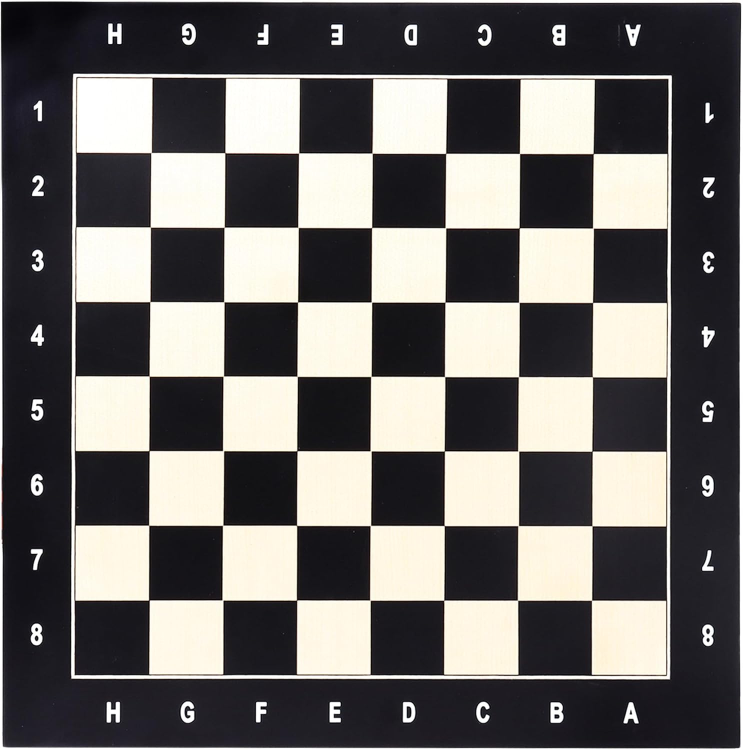
#> input picture chessboard_sample.jpg, 1485 x 1500 px (shown at 1/2 size)
$ python hw3_b.py chessboard_sample.jpg
#> lines starting #> are read from the running program, lines starting #| are printed output that depends on the picture; after the words box and inside, x2 and y2 are one past the last pixel; in counts of white or black regions, pixels touching at a corner belong together
import cv2
import sys
import numpy as np
import math

def find_objects_and_properties(img_path):
#> called with img_path = 'chessboard_sample.jpg'
    img = cv2.imread(img_path, cv2.IMREAD_UNCHANGED)
#> img is the input picture: shape (1500, 1485, 3); mean B, G, R 103.8, 105.5, 108
    if img is None:
        print(f"Error: Image not found at {img_path}")
        return

    hsv_image = cv2.cvtColor(img, cv2.COLOR_BGR2HSV)
#> hsv_image: shape (1500, 1485, 3); mean H, S, V 87.6, 36.9, 110.6

    # --- Create color ranges ---
    # These are the HSV ranges I found worked in the last step.
    # You can also tweak them further if needed.
    # But do it carefully to avoid losing accuracy !!!!
    color_ranges = {
        'red1': (np.array([0, 130, 60]), np.array([10, 200, 150])),
        'red2': (np.array([170, 50, 70]), np.array([180, 100, 200])),
        'green': (np.array([50, 50, 50]), np.array([70, 180, 255])),
        'blue': (np.array([90, 60, 30]), np.array([130, 255, 200])),
        'yellow': (np.array([10, 80, 100]), np.array([40, 200, 255])),
        'white_gray': (np.array([0, 0, 60]), np.array([180, 90, 255])),
    }

    # For red channel, we need to combine two ranges.
    combined_mask = np.zeros(img.shape[:2], dtype="uint8")

    # --- Create masks ---
    # Iterate through each color range and create masks.
    # Reference: https://steam.oxxostudio.tw/category/python/ai/opencv-inrange.html
    # Reference: https://docs.opencv.org/4.x/df/d9d/tutorial_py_colorspaces.html
    for color_name, (lower, upper) in color_ranges.items():
        mask = cv2.inRange(hsv_image, lower, upper)

        if color_name == 'red1':
            mask_red2 = cv2.inRange(hsv_image, color_ranges['red2'][0], color_ranges['red2'][1])
            mask = cv2.bitwise_or(mask, mask_red2)
        elif color_name == 'red2':
            continue

        combined_mask = cv2.bitwise_or(combined_mask, mask)
#> this loop made 6 passes
#> pass 1, in find_objects_and_properties, `mask_red2 = cv2.inRange(hsv_image, color_ranges['red2'][0], color_rang..`:
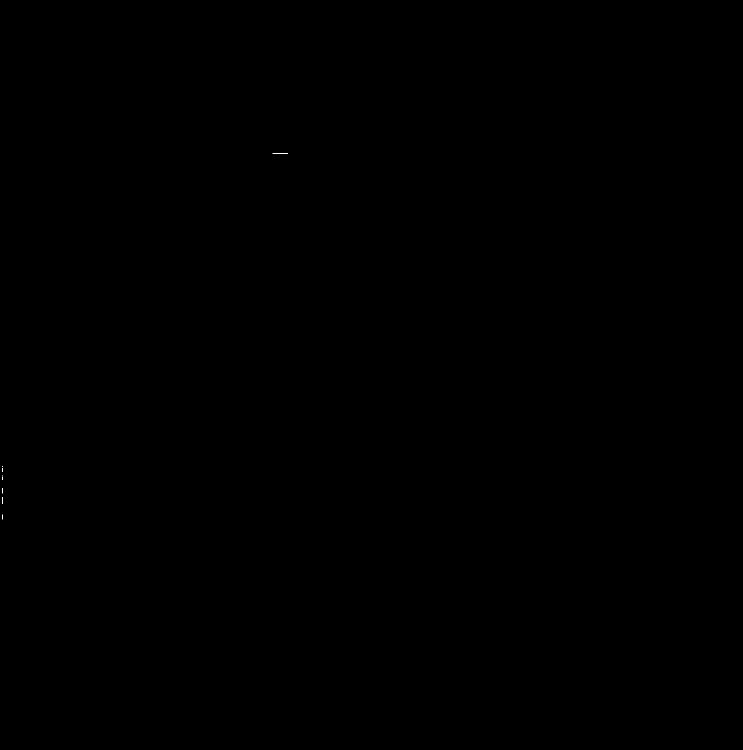
#> mask_red2: shape (1500, 1485) (shown at 1/2 size); 0% white in thin lines or dots, all inside (x1, y1, x2, y2) = (4, 307, 576, 1039)
#> after the loop:
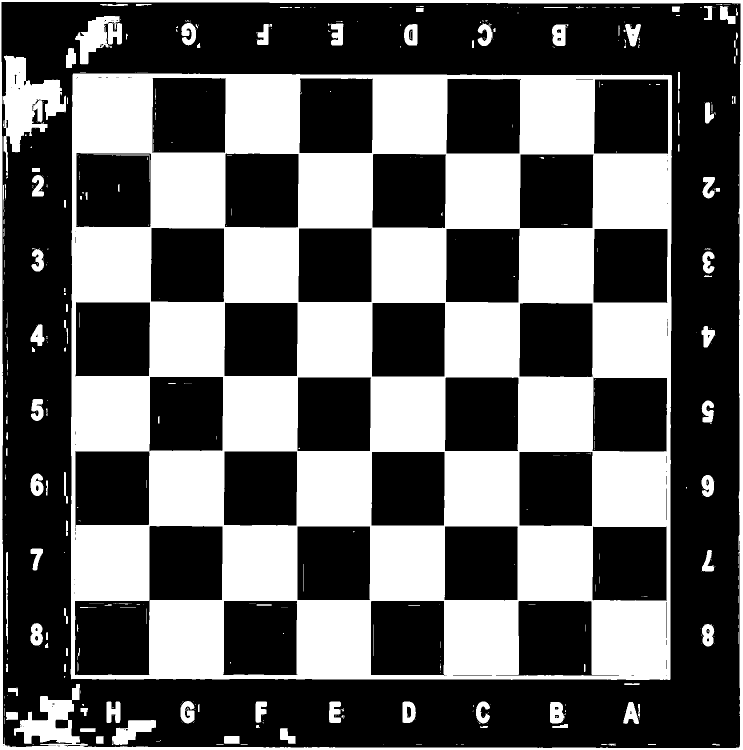
#> combined_mask: shape (1500, 1485) (shown at 1/2 size); 38.6% white; 597 white regions (452 under 20 px), largest, box (x1, y1, x2, y2) and area: (141, 147, 1344, 1360) 763637, (0, 0, 1485, 1500) 40275, (5, 110, 132, 344) 12789

    # Two-stage morphology (erode -> dilation then dilation -> erode)
    kernel_open = np.ones((3, 3), np.uint8) # Setup kernel for morphology operations, the more the stronger.
    mask_opened = cv2.morphologyEx(combined_mask, cv2.MORPH_OPEN, kernel_open) # Remove noise: erode -> dilation
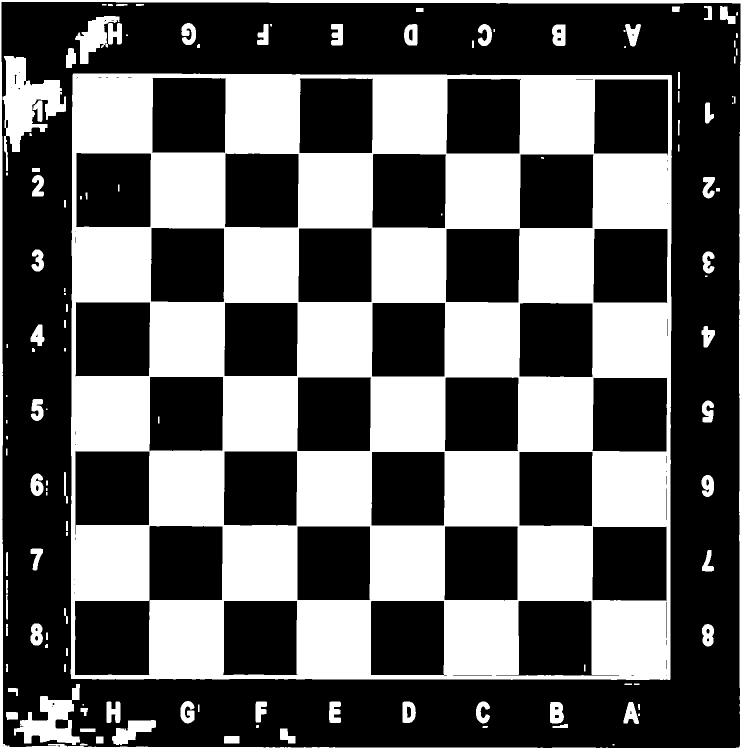
#> mask_opened: shape (1500, 1485) (shown at 1/2 size); 38.4% white; 124 white regions (16 under 20 px), largest, box (x1, y1, x2, y2) and area: (141, 147, 1344, 1360) 763571, (0, 0, 1485, 1500) 33034, (5, 112, 132, 342) 12134
    kernel_close = np.ones((7, 7), np.uint8) # Larger kernel to fill holes, the more the stronger.
    cleaned_mask = cv2.morphologyEx(mask_opened, cv2.MORPH_CLOSE, kernel_close) # Fill holes: dilation -> erode
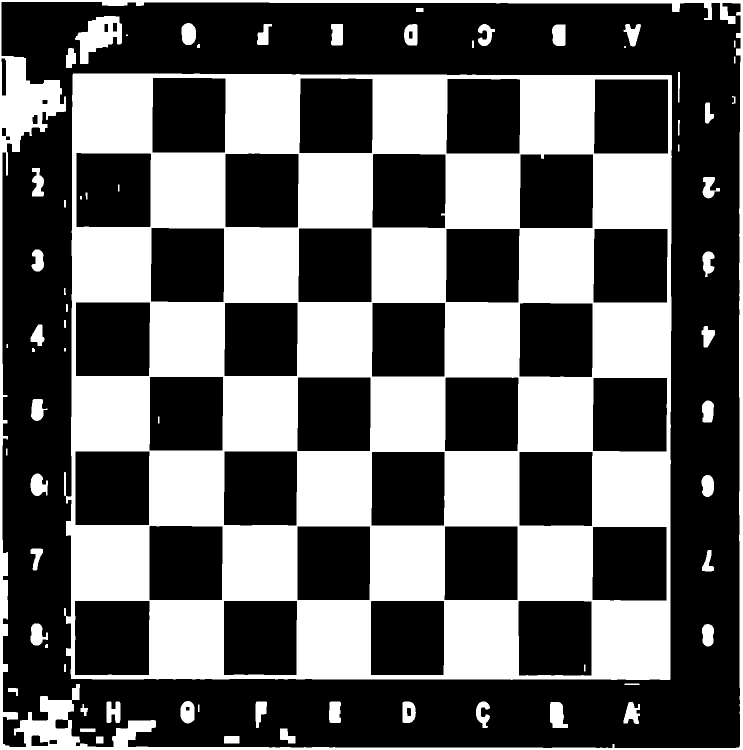
#> cleaned_mask: shape (1500, 1485) (shown at 1/2 size); 38.7% white; 68 white regions (2 under 20 px)

    # Find contours (keep CHAIN_APPROX_NONE)
    # Use RETR_EXTERNAL to get only outer contours.
    # Use CHAIN_APPROX_NONE to keep all contour points. (high accuracy but memory consuming)
    # Reference: https://docs.opencv.org/4.x/d4/d73/tutorial_py_contours_begin.html
    # Reference: https://chtseng.wordpress.com/2016/12/05/opencv-contour%E8%BC%AA%E5%BB%93/
    contours, _ = cv2.findContours(cleaned_mask, cv2.RETR_EXTERNAL,
                                   cv2.CHAIN_APPROX_NONE)
#> contours = 1 contour; box (x1, y1, x2, y2) and area: (0, 0, 1485, 1500) 2224516

    output_image = img.copy()

    print("--- Part B: Detection result ---")

    # Store detected results
    detected_results = []

    for i, cnt in enumerate(contours):
        if cv2.contourArea(cnt) < 400: # Filter small contours, it's important to avoid noise.
            continue

        M = cv2.moments(cnt)
        if M["m00"] == 0:
            continue

        # Calculate centroid
        cX = M["m10"] / M["m00"]
        cY = M["m01"] / M["m00"]

        # Fit ellipse to get orientation
        if len(cnt) < 50:
            continue

        ellipse = cv2.fitEllipse(cnt)
        angle_deg = ellipse[2] # Angle in degrees(0-180)
        angle_rad = angle_deg * math.pi / 180.0

        detected_results.append({
            'id': -1,
            'centroid': (cX, cY),
            'angle_deg': angle_deg if angle_deg <= 90 else angle_deg - 90,
            'angle_rad': angle_rad
        })
#> this loop made 1 pass
#> (cX, cY, ellipse, angle_deg, angle_rad) on pass 1: (742, 749.5, ((742, 749.5), (1754.8, 1774.8), 0), 0, 0)
#> after the loop, detected_results = 1 item

    # Sort detected results by x-coordinate of centroid

    # PDF IDs and their expected centroid positions
    pdf_ids = {
        0: (170, 216), # Red
        1: (364, 208), # White
        2: (387, 91),  # Blue
        3: (163, 94),  # Green
        4: (245, 57)   # Yellow
    }

    final_objects = [None] * 5

    for obj in detected_results:
        min_dist = float('inf')
        best_id = -1

        for pdf_id, pdf_centroid in pdf_ids.items():
            dist = math.sqrt((obj['centroid'][0] - pdf_centroid[0])**2 + (obj['centroid'][1] - pdf_centroid[1])**2)

            if dist < min_dist and dist < 50:
                min_dist = dist
                best_id = pdf_id

        if best_id != -1 and final_objects[best_id] is None:
             obj['id'] = best_id
             final_objects[best_id] = obj
        else:
             pass
#> this loop made 1 pass
#> after the loop, final_objects = 5 items

    # Draw results
    for obj in final_objects:
        if obj is None:
            continue

        i = obj['id']
        cX, cY = obj['centroid']
        angle_deg = obj['angle_deg']
        angle_rad = obj['angle_rad']

        # Indicate centroid and orientation
        cv2.circle(output_image, (int(cX), int(cY)), 3, (0, 0, 255), -1)

        length = 100
        dx_std = int(length * math.cos(angle_rad))
        dy_std = int(length * math.sin(angle_rad))

        p1 = (int(cX - dx_std), int(cY - dy_std))
        p2 = (int(cX + dx_std), int(cY + dy_std))

        cv2.line(output_image, p1, p2, (255, 0, 0), 1)

        text = f"ID {i}: Centroid ({cX:.2f}, {cY:.2f}), Angle {angle_deg:.2f}"
        print(text)

        cv2.putText(output_image, f"ID {i}",
                    (int(cX) - 20, int(cY) - 20),
                    cv2.FONT_HERSHEY_SIMPLEX,
                    0.8, (255, 255, 255), 2)
#> this loop made 5 passes

    # Show final output
    while True:
        try:
            cv2.imshow("Part B Result (Fixed 13 - Press 'q' to exit)", output_image)
            cv2.imshow("Cleaned Mask (Debug)", cleaned_mask)
            key = cv2.waitKey(1)
#> (key q is pressed here)
            if key == ord("q") or key == 27:
                break
        except KeyboardInterrupt:
            break
    cv2.destroyAllWindows()

if __name__ == "__main__":
    if len(sys.argv) != 2:
        print("Usage: python3 hw3_b.py <input image>")
        sys.exit(1)
    find_objects_and_properties(sys.argv[1])

$ run again, on cubes.png
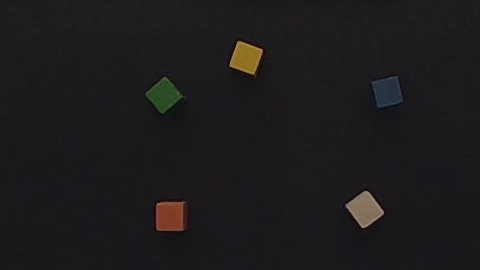
#> input picture cubes.png, 480 x 270 px
#> in find_objects_and_properties, img is the input picture: shape (270, 480, 3); mean B, G, R 28.7, 27.6, 28.8
#> hsv_image: shape (270, 480, 3); mean H, S, V 101.5, 23.2, 30.4
#> the loop in find_objects_and_properties, `for color_name, (lower, upper) in color_ranges.items():` made 6 passes
#> pass 1, in find_objects_and_properties, `mask = cv2.inRange(hsv_image, lower, upper)`:
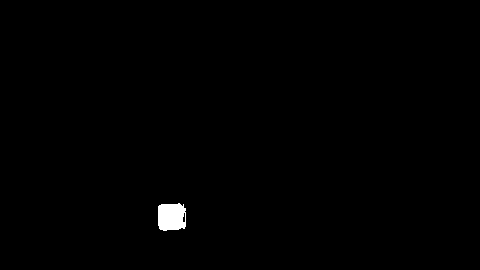
#> mask: shape (270, 480); 0.53% white; 1 white region, box (x1, y1, x2, y2) and area: (158, 203, 186, 231) 688
#> mask_opened: shape (270, 480); 2.8% white; 5 white regions, box (x1, y1, x2, y2) and area: (346, 191, 384, 228) 841, (371, 77, 404, 108) 780, (146, 78, 181, 113) 724, (230, 41, 263, 74) 674, (158, 204, 186, 231) 672
#> cleaned_mask: shape (270, 480); 2.9% white; 5 white regions
#> contours = 5 contours; box (x1, y1, x2, y2) and area: (346, 191, 384, 228) 794, (371, 77, 404, 108) 730, (230, 41, 263, 74) 682, (146, 78, 181, 113) 680, (158, 204, 186, 231) 628
#> the loop in find_objects_and_properties, `for i, cnt in enumerate(contours):` made 5 passes
#> (cX, cY, ellipse, angle_deg, angle_rad) on passes 1 to 5: (170.8, 216.6, ((170.9, 216.6), (28.45, 29.8), 89.43), 89.43, 1.56), (364.5, 208.8, ((364.5, 208.9), (31.33, 34.74), 137.4), 137.4, 2.4), (163.1, 94.79, ((163.1, 94.83), (30.21, 30.79), 50.23), 50.23, 0.877), (387.5, 91.82, ((387.3, 91.85), (30.69, 32.82), 73.6), 73.6, 1.28), (245.7, 57.24, ((245.6, 57.15), (30.59, 31.05), 22.35), 22.35, 0.39)
#> after the loop in find_objects_and_properties, `for i, cnt in enumerate(contours):`: detected_results = 5 items
#> the loop in find_objects_and_properties, `for obj in detected_results:` made 5 passes
#> the loop in find_objects_and_properties, `for obj in final_objects:` made 5 passes
#> (cX, cY, angle_deg, angle_rad, dx_std, dy_std, p1, p2) on passes 1 to 5: (170.8, 216.6, 89.43, 1.56, 1, 99, (169, 117), (171, 315)), (364.5, 208.8, 47.42, 2.4, -73, 67, (437, 141), (291, 275)), (387.5, 91.82, 73.6, 1.28, 28, 95, (359, -3), (415, 186)), (163.1, 94.79, 50.23, 0.877, 63, 76, (100, 18), (226, 170)), (245.7, 57.24, 22.35, 0.39, 92, 38, (153, 19), (337, 95))
#> (printed output is left out)
#> after the loop in find_objects_and_properties, `for obj in final_objects:`:
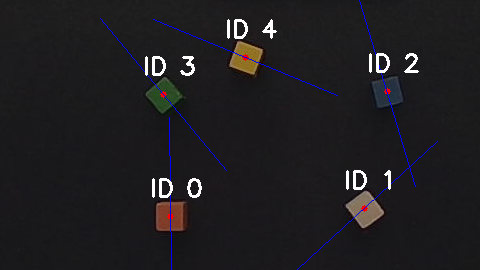
#> output_image: shape (270, 480, 3); 1.92% of pixels changed, all inside (x1, y1, x2, y2) = (100, 0, 438, 270)
